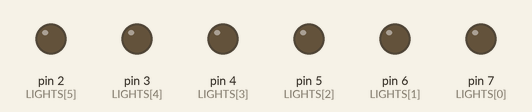
Recording of a sketch running on a simulated Arduino Uno, built with avr-gcc and run on an emulated ATmega328P. Shown: output pins drawn as LEDs (lit = HIGH).

Above: at 0.1 s.
At 11.1 s:
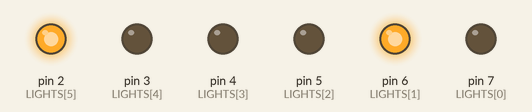
At 14.1 s:
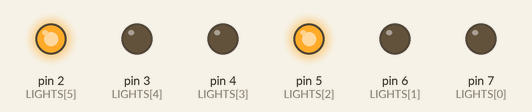
At 16.1 s:
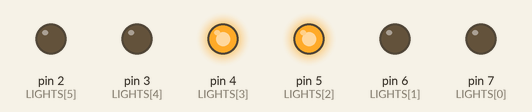
At 27.1 s:
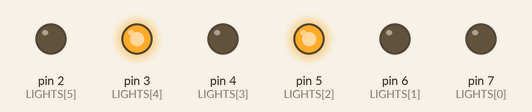
At 32.1 s:
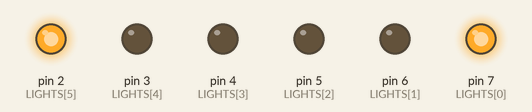
Timing chart, 0 to 33.6 s (numbered marks = the images above):
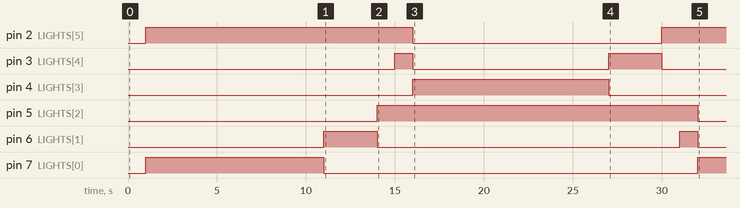

Measured:
- by itself, pin 2 (LIGHTS[5]): LOW → HIGH at 1.0 s, → LOW 15.0 s later, → HIGH 14.0 s later
- by itself, pin 3 (LIGHTS[4]): LOW → HIGH at 15.0 s, → LOW 1.0 s later, → HIGH 11.0 s later, → LOW 3.0 s later
- by itself, pin 4 (LIGHTS[3]): LOW → HIGH at 16.0 s, → LOW 11.0 s later
- by itself, pin 5 (LIGHTS[2]): LOW → HIGH at 14.0 s, → LOW 18.0 s later
- by itself, pin 6 (LIGHTS[1]): LOW → HIGH at 11.0 s, → LOW 3.0 s later, → HIGH 17.0 s later, → LOW 1.0 s later
- by itself, pin 7 (LIGHTS[0]): LOW → HIGH at 1.0 s, → LOW 10.0 s later, → HIGH 21.0 s later

The sketch:

TrafficLight.ino
```cpp
// 9V + Vin, - Ground   G, Y, R
const int LIGHTS[] = {7, 6, 5, 4, 3, 2};
const int LIGHTS_LEN = 3;
const int STATES_COUNT = 32;

const int STATES[][3] = {
  {HIGH, LOW, LOW},
  {HIGH, LOW, LOW},
  {HIGH, LOW, LOW},
  {HIGH, LOW, LOW},
  {HIGH, LOW, LOW},
  {HIGH, LOW, LOW},
  {HIGH, LOW, LOW},
  {HIGH, LOW, LOW},
  {HIGH, LOW, LOW},
  {HIGH, LOW, LOW},
  {HIGH, LOW, LOW},
  {LOW, HIGH, LOW},
  {LOW, HIGH, LOW},
  {LOW, HIGH, LOW},

  {LOW, LOW, HIGH},
  {LOW, LOW, HIGH},

  {LOW, LOW, HIGH},
  {LOW, LOW, HIGH},
  {LOW, LOW, HIGH},
  {LOW, LOW, HIGH},
  {LOW, LOW, HIGH},
  {LOW, LOW, HIGH},
  {LOW, LOW, HIGH},
  {LOW, LOW, HIGH},
  {LOW, LOW, HIGH},
  {LOW, LOW, HIGH},
  {LOW, LOW, HIGH},
  {LOW, LOW, HIGH},
  {LOW, LOW, HIGH},
  {LOW, LOW, HIGH},
  {LOW, LOW, HIGH},
  {LOW, HIGH, HIGH}
};

// Generally, you should use "unsigned long" for variables that hold time
// The value will quickly become too large for an int to store
unsigned long previousMillis = 0;        // will store last time LED was updated

// constants won't change:
const long INTERVAL = 1000;           // interval at which to blink (milliseconds)

void setup() {
  // set the digital pin as output:
  for (int i = 0; i < 6; i++) {
    pinMode(LIGHTS[i], OUTPUT);
  }
}
int state = 0;
int ledStates[] = {0, (STATES_COUNT / 2)};
void loop() {
  unsigned long currentMillis = millis();

  if (currentMillis - previousMillis >= INTERVAL) {
    // save the last time you blinked the LED
    previousMillis = currentMillis;
    handleStateFrom(0);
    handleStateFrom(1);
  }
}

void handleStateFrom(int index) {
  if (++ledStates[index] == STATES_COUNT) {
    ledStates[index] = 0;
  }

  for (int i = 0; i < LIGHTS_LEN; i++) {
    int state = ledStates[index];
    digitalWrite(LIGHTS[i + (LIGHTS_LEN * index)], STATES[state][i]);
  }
}
```
